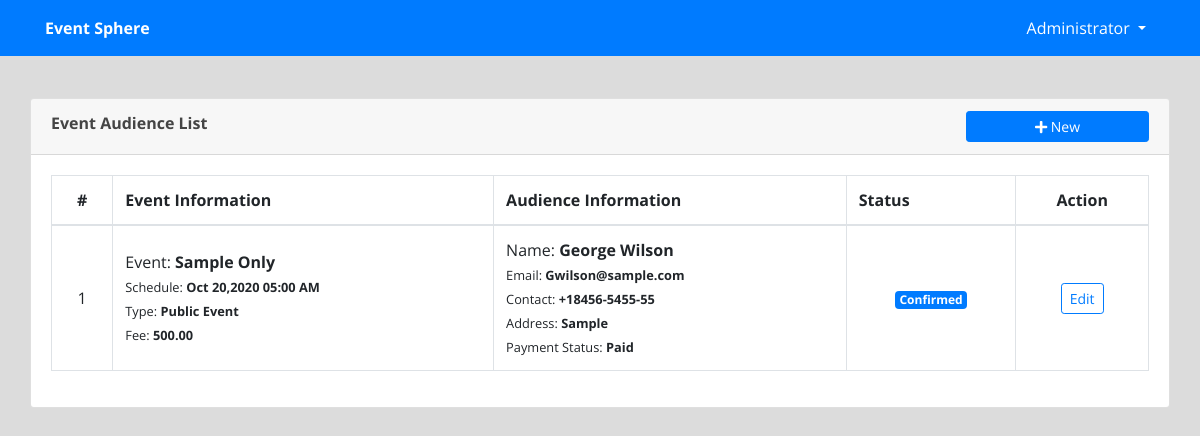
Before: /admin/index.php?page=audience (signed in) with the older database file.
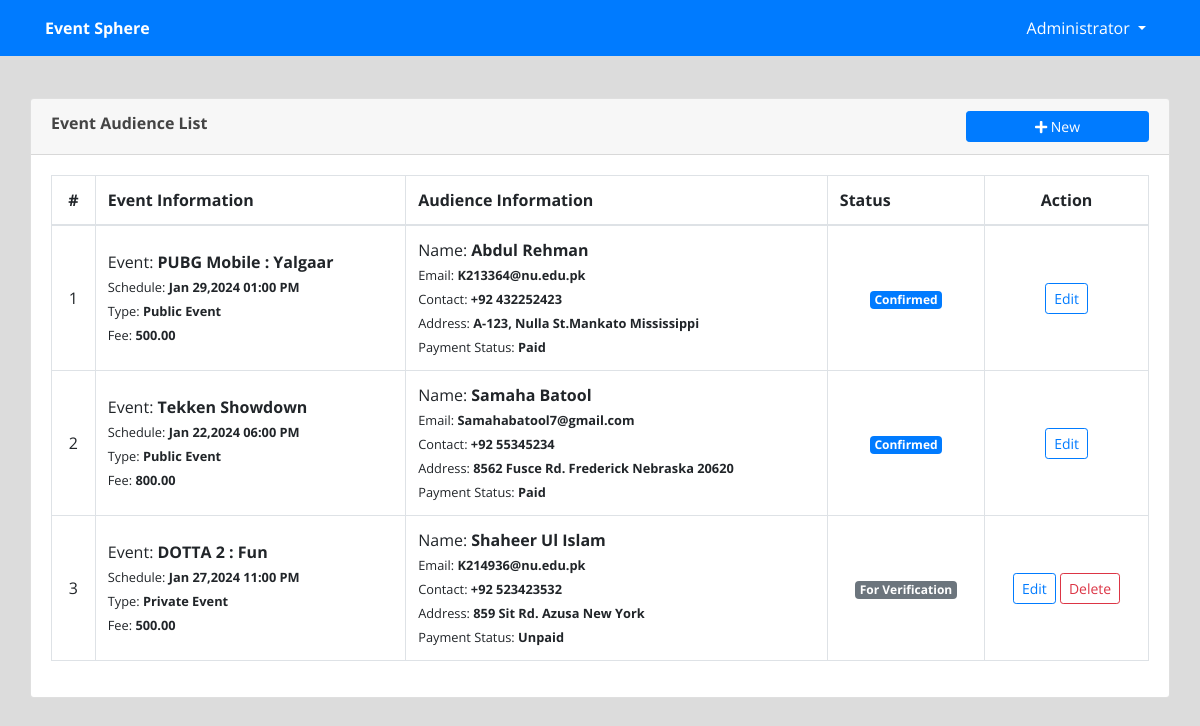
After: the same page with the newer database file.
### tables this page shows
CREATE TABLE `audience` (
  `id` int(11) NOT NULL,
  `name` text NOT NULL,
  `contact` varchar(50) NOT NULL,
  `email` varchar(100) NOT NULL,
  `address` text NOT NULL,
  `event_id` int(30) NOT NULL,
  `payment_status` tinyint(1) NOT NULL DEFAULT 0 COMMENT '0= pending, 1 =Paid',
  `attendance_status` tinyint(1) NOT NULL DEFAULT 0 COMMENT '1= present',
  `status` tinyint(1) NOT NULL DEFAULT 0 COMMENT '0 = for verification,  1 = confirmed,2= declined',
  `date_created` datetime NOT NULL DEFAULT current_timestamp()
);

CREATE TABLE `events` (
  `id` int(30) NOT NULL,
  `venue_id` int(30) NOT NULL,
  `event` text NOT NULL,
  `description` text NOT NULL,
  `schedule` datetime NOT NULL,
  `type` tinyint(1) NOT NULL DEFAULT 1 COMMENT '1=Public, 2-Private',
  `audience_capacity` int(30) NOT NULL,
  `payment_type` tinyint(1) NOT NULL DEFAULT 1 COMMENT '1=Free,payable',
  `amount` double NOT NULL DEFAULT 0,
  `banner` text NOT NULL,
  `date_created` datetime NOT NULL
);

### admin/audience.php (the view, shortened to what this page needs)
<?php include('db_connect.php');?>
<div class="container-fluid">
	<div class="col-lg-12">
		<div class="row">
			<div class="col-md-12">
				<div class="card">
					<div class="card-header">
						<b>Event Audience List</b>
						<span class="">
							<button class="btn btn-primary btn-block btn-sm col-sm-2 float-right" type="button" id="new_register">
					<i class="fa fa-plus"></i> New</button>
				</span>
					</div>
					<div class="card-body">
						<table class="table table-bordered table-condensed table-hover">
							<thead>
								<tr>
									<th class="text-center">#</th>
									<th class="">Event Information</th>
									<th class="">Audience Information</th>
									<th class="">Status</th>
									<th class="text-center">Action</th>
								</tr>
							</thead>
							<tbody>
								<?php
								$i = 1;
								$registering = $conn->query("SELECT a.*,e.event,e.payment_type,e.type,e.amount,e.schedule from audience a inner join events e on e.id = a.event_id");
								while($row=$registering->fetch_assoc()):
								?>
								<tr>
									<td class="text-center"><?php echo $i++ ?></td>
									<td class="">
										 <p>Event: <b><?php echo ucwords($row['event']) ?></b></p>
										 <p><small>Schedule: <b><?php echo date("M d,Y h:i A",strtotime($row['schedule'])) ?></b></small></p>
										 <p><small>Type: <b><?php echo $row['type']  == 1 ? "Public Event" : "Private Event" ?></small></b></p>
										 <p><small>Fee: <b><?php echo $row['payment_type']  == 1 ? "Free" : number_format($row['amount'],2) ?></small></b></p>
									</td>
									<td class="">
										 <p>Name: <b><?php echo  ucwords($row['name']) ?></b></p>
										 <p><small>Email: <b><?php echo  ucwords($row['email']) ?></b></small></p>
										 <p><small>Contact: <b><?php echo  ucwords($row['contact']) ?></b></small></p>
										 <p><small>Address: <b><?php echo  ucwords($row['address']) ?></b></small></p>
										 <p><small>Payment Status: <b><?php echo $row['payment_type']  == 1 ? "N/A" : ($row['payment_status'] == 1 ? "Paid" : "Unpaid") ?></small></b></p>
									</td>
									<td class="text-center">
										 <?php if($row['status'] == 0): ?>
										 	<span class="badge badge-secondary">For Verification</span>
										 <?php elseif($row['status'] == 1): ?>
										 	<span class="badge badge-primary">Confirmed</span>
										<?php elseif($row['status'] == 2): ?>
										 	<span class="badge badge-danger">Cancelled</span>
										 <?php endif; ?>
									</td>
									<td class="text-center">
										<button class="btn btn-sm btn-outline-primary edit_register" type="button" data-id="<?php echo $row['id'] ?>" >Edit</button>
										<?php if(in_array($row['status'],array(0,2))): ?>
										<button class="btn btn-sm btn-outline-danger delete_register" type="button" data-id="<?php echo $row['id'] ?>">Delete</button>
										 <?php endif; ?>
									</td>
								</tr>
								<?php endwhile; ?>
							</tbody>
						</table>
					</div>
				</div>
			</div>
		</div>
	</div>
</div>

### admin/index.php (shortened to what this page needs)
<!DOCTYPE html>
<html lang="en">
<head>
<?php
 include('./header.php');
 ?>
</head>
<body>
	<?php include 'topbar.php' ?>
	<?php include 'navbar.php' ?>
  <main id="view-panel" >
      <?php $page = isset($_GET['page']) ? $_GET['page'] :'home'; ?>
  	<?php include $page.'.php' ?>
  </main>
</body>
</html>

### admin/header.php (shortened to what this page needs)
  <link rel="stylesheet" href="assets/font-awesome/css/all.min.css">
<link href="assets/vendor/bootstrap/css/bootstrap.min.css" rel="stylesheet">
<link href="assets/vendor/icofont/icofont.min.css" rel="stylesheet">
<link href="assets/vendor/boxicons/css/boxicons.min.css" rel="stylesheet">
<link href="assets/vendor/venobox/venobox.css" rel="stylesheet">
<link href="assets/vendor/animate.css/animate.min.css" rel="stylesheet">
<link href="assets/vendor/remixicon/remixicon.css" rel="stylesheet">
<link href="assets/vendor/owl.carousel/assets/owl.carousel.min.css" rel="stylesheet">
<link href="assets/vendor/bootstrap-datepicker/css/bootstrap-datepicker.min.css" rel="stylesheet">
<link href="assets/DataTables/datatables.min.css" rel="stylesheet">
<link href="assets/css/jquery.datetimepicker.min.css" rel="stylesheet">
<link href="assets/css/select2.min.css" rel="stylesheet">
<link href="assets/css/style.css" rel="stylesheet">
<link type="text/css" rel="stylesheet" href="assets/css/jquery-te-1.4.0.css">

### admin/topbar.php (shortened to what this page needs)
<nav class="navbar navbar-light fixed-top bg-primary" style="padding:0;min-height: 3.5rem">
  <div class="container-fluid mt-2 mb-2">
  	<div class="col-lg-12">
      <div class="col-md-4 float-left text-white">
        <large><b><?php echo isset($_SESSION['system']['name']) ? $_SESSION['system']['name'] : '' ?></b></large>
      </div>
	  	<div class="float-right">
        <div class=" dropdown mr-4">
            <a href="#" class="text-white dropdown-toggle"  id="account_settings" data-toggle="dropdown" aria-haspopup="true" aria-expanded="false"><?php echo $_SESSION['login_name'] ?> </a>
        </div>
      </div>
  </div>
</nav>

### admin/navbar.php (shortened to what this page needs)
<nav id="sidebar" class='mx-lt-5 bg-dark' >
		<div class="sidebar-list">
				<a href="index.php?page=home" class="nav-item nav-home"><span class='icon-field'><i class="fa fa-home"></i></span> Home</a>
				<a href="index.php?page=booking" class="nav-item nav-booking"><span class='icon-field'><i class="fa fa-th-list"></i></span> Venue Book List</a>
				<a href="index.php?page=audience" class="nav-item nav-audience"><span class='icon-field'><i class="fa fa-th-list"></i></span> Event Audience List</a>
				<a href="index.php?page=venue" class="nav-item nav-venue"><span class='icon-field'><i class="fa fa-map-marked-alt"></i></span> Venues</a>
				<a href="index.php?page=events" class="nav-item nav-events"><span class='icon-field'><i class="fa fa-calendar"></i></span> Events</a>
				<a  class="nav-item nav-reports" data-toggle="collapse" href="#reportCollpase" role="button" aria-expanded="false" aria-controls="reportCollpase"><span class='icon-field'></span> </a>
				<?php if($_SESSION['login_type'] == 1): ?>
				<a href="index.php?page=users" class="nav-item nav-users"><span class='icon-field'><i class="fa fa-users"></i></span> Users</a>
				<a href="index.php?page=site_settings" class="nav-item nav-site_settings"><span class='icon-field'><i class="fa fa-cogs"></i></span> System Settings</a>
			<?php endif; ?>
		</div>
</nav>

### admin/assets/css/style.css (style rules this page uses)
body { font-family: "Open Sans", sans-serif; color: #444444; width: 100%; height: 100%; margin: 0; overflow-x: hidden; }
body::before { content: ""; position: fixed; top: 0; left: 0; right: 0; bottom: 0; z-index: -1; background: url("path/to/your/background-pattern.jpg"); }
a { color: #d1e6f9; transition: color 0.3s; }

### admin/index.php (style rules this page uses)
body { background: #80808045; }

### admin/audience.php (style rules this page uses)
td { vertical-align: middle !important; }
td p { margin: unset }

Changed rows visible on the page:
changed audience: event.event "Sample Only" → "PUBG Mobile : Yalgaar"; event.schedule "Oct 20,2020 05:00 AM" → "Jan 29,2024 01:00 PM"; name "George Wilson" → "Abdul Rehman"; email "Gwilson@sample.com" → "K213364@nu.edu.pk"; contact "+18456-5455-55" → "+92 432252423"; address "Sample" → "A-123, Nulla St.Mankato Mississippi"
added audience: event.event "Tekken Showdown", event.schedule "Jan 22,2024 06:00 PM", shows "Public Event", event.amount "800.00", name "Samaha Batool", email "Samahabatool7@gmail.com", contact "+92 55345234", address "8562 Fusce Rd. Frederick Nebraska 20620", payment_status "Paid", status "Confirmed"
added audience: event.event "DOTTA 2 : Fun", event.schedule "Jan 27,2024 11:00 PM", shows "Private Event", event.amount "500.00", name "Shaheer Ul Islam", email "K214936@nu.edu.pk", contact "+92 523423532", address "859 Sit Rd. Azusa New York", payment_status "Unpaid", status "For Verification"
